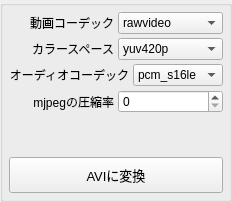
       <widget class="QWidget" name="tab_2">
        <attribute name="title">
         <string>AVI</string>
        </attribute>
        <layout class="QVBoxLayout" name="verticalLayout_6">
         <property name="spacing">
          <number>0</number>
         </property>
         <property name="leftMargin">
          <number>0</number>
         </property>
         <property name="topMargin">
          <number>0</number>
         </property>
         <property name="rightMargin">
          <number>0</number>
         </property>
         <property name="bottomMargin">
          <number>0</number>
         </property>
         <item>
          <widget class="QGroupBox" name="avi_groupBox">
           <property name="title">
            <string/>
           </property>
           <layout class="QVBoxLayout" name="verticalLayout_9">
            <property name="spacing">
             <number>4</number>
            </property>
            <property name="leftMargin">
             <number>6</number>
            </property>
            <property name="topMargin">
             <number>6</number>
            </property>
            <property name="rightMargin">
             <number>6</number>
            </property>
            <property name="bottomMargin">
             <number>6</number>
            </property>
            <item>
             <layout class="QHBoxLayout" name="horizontalLayout_10">
              <property name="bottomMargin">
               <number>0</number>
              </property>
              <item>
               <widget class="QLabel" name="label_10">
                <property name="text">
                 <string>動画コーデック</string>
                </property>
                <property name="alignment">
                 <set>Qt::AlignRight|Qt::AlignTrailing|Qt::AlignVCenter</set>
                </property>
               </widget>
              </item>
              <item>
               <widget class="QComboBox" name="avi_codec_comboBox">
                <item>
                 <property name="text">
                  <string>rawvideo</string>
                 </property>
                </item>
                <item>
                 <property name="text">
                  <string>mjpeg</string>
                 </property>
                </item>
               </widget>
              </item>
             </layout>
            </item>
            <item>
             <layout class="QHBoxLayout" name="horizontalLayout_11">
              <property name="bottomMargin">
               <number>0</number>
              </property>
              <item>
               <widget class="QLabel" name="label_6">
                <property name="text">
                 <string>カラースペース</string>
                </property>
                <property name="alignment">
                 <set>Qt::AlignRight|Qt::AlignTrailing|Qt::AlignVCenter</set>
                </property>
               </widget>
              </item>
              <item>
               <widget class="QComboBox" name="avi_pixformat_comboBox">
                <item>
                 <property name="text">
                  <string>yuv420p</string>
                 </property>
                </item>
                <item>
                 <property name="text">
                  <string>yuyv422</string>
                 </property>
                </item>
                <item>
                 <property name="text">
                  <string>yuvj420p</string>
                 </property>
                </item>
                <item>
                 <property name="text">
                  <string>yuvj422p</string>
                 </property>
                </item>
                <item>
                 <property name="text">
                  <string>yuvj444p</string>
                 </property>
                </item>
               </widget>
              </item>
             </layout>
            </item>
            <item>
             <layout class="QHBoxLayout" name="horizontalLayout_12">
              <property name="bottomMargin">
               <number>0</number>
              </property>
              <item>
               <widget class="QLabel" name="label_11">
                <property name="text">
                 <string>オーディオコーデック</string>
                </property>
                <property name="alignment">
                 <set>Qt::AlignRight|Qt::AlignTrailing|Qt::AlignVCenter</set>
                </property>
               </widget>
              </item>
              <item>
               <widget class="QComboBox" name="avi_acodec_comboBox">
                <item>
                 <property name="text">
                  <string>pcm_s16le</string>
                 </property>
                </item>
                <item>
                 <property name="text">
                  <string>pcm_s24le</string>
                 </property>
                </item>
                <item>
                 <property name="text">
                  <string>pcm_s32le</string>
                 </property>
                </item>
               </widget>
              </item>
             </layout>
            </item>
            <item>
             <layout class="QHBoxLayout" name="horizontalLayout_18">
              <property name="bottomMargin">
               <number>0</number>
              </property>
              <item>
               <widget class="QLabel" name="label_17">
                <property name="text">
                 <string>mjpegの圧縮率</string>
                </property>
                <property name="alignment">
                 <set>Qt::AlignRight|Qt::AlignTrailing|Qt::AlignVCenter</set>
                </property>
               </widget>
              </item>
              <item>
               <widget class="QSpinBox" name="mjepg_compression_sp">
                <property name="maximum">
                 <number>32</number>
                </property>
               </widget>
              </item>
             </layout>
            </item>
            <item>
             <spacer name="verticalSpacer_3">
              <property name="orientation">
               <enum>Qt::Vertical</enum>
              </property>
              <property name="sizeHint" stdset="0">
               <size>
                <width>20</width>
                <height>40</height>
               </size>
              </property>
             </spacer>
            </item>
            <item>
             <widget class="QPushButton" name="convert_avi_bt">
              <property name="minimumSize">
               <size>
                <width>0</width>
                <height>36</height>
               </size>
              </property>
              <property name="font">
               <font>
                <family>Yu Gothic UI</family>
                <pointsize>10</pointsize>
               </font>
              </property>
              <property name="styleSheet">
               <string notr="true"/>
              </property>
              <property name="text">
               <string>AVIに変換</string>
              </property>
              <property name="iconSize">
               <size>
                <width>24</width>
                <height>24</height>
               </size>
              </property>
             </widget>
            </item>
           </layout>
          </widget>
         </item>
        </layout>
       </widget>
